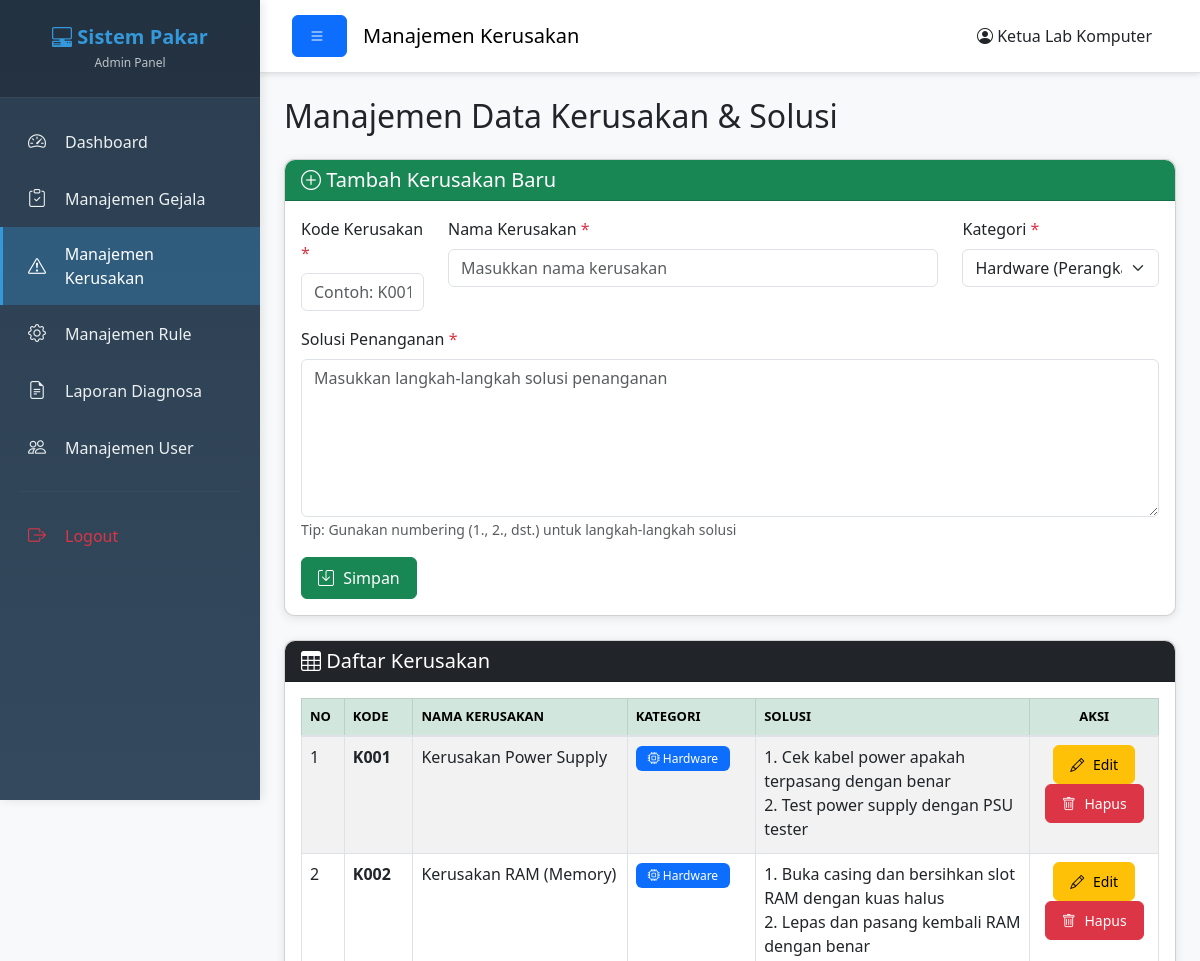
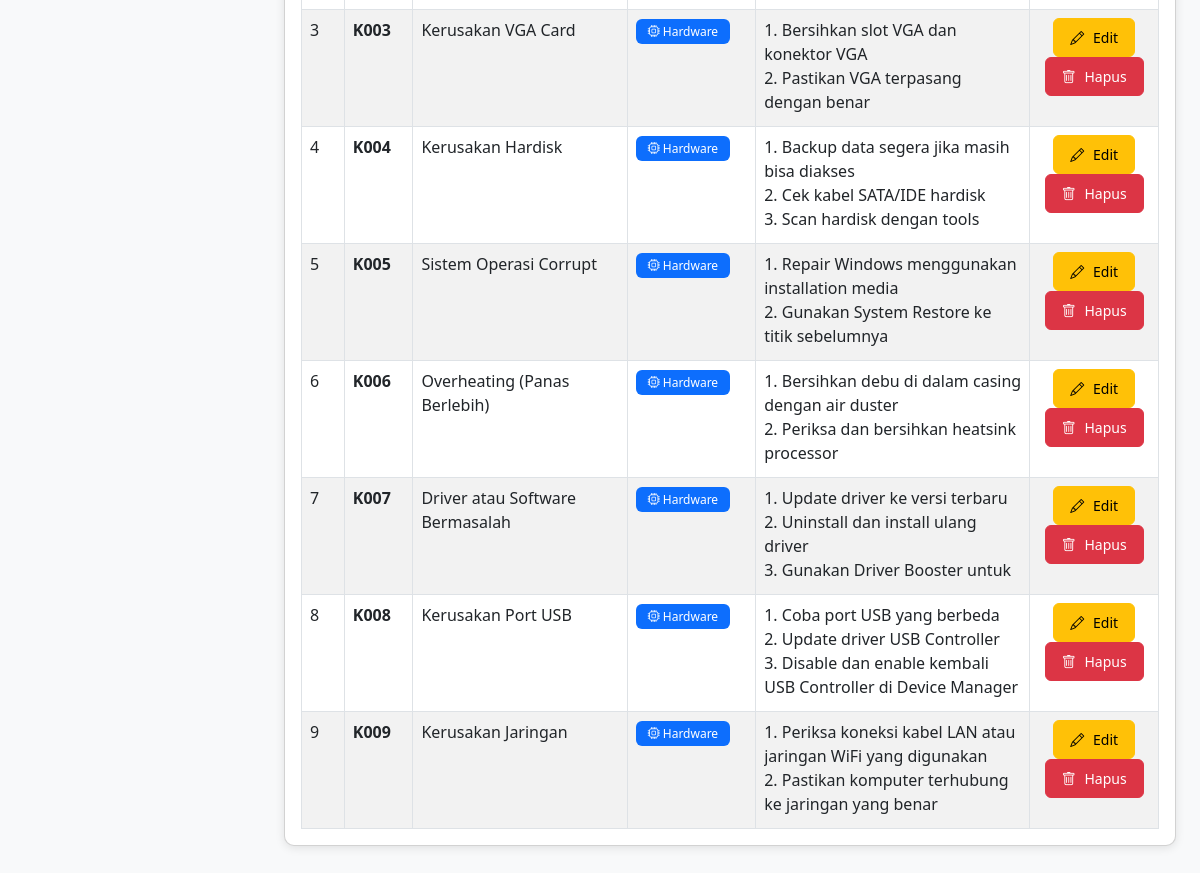
Screenshot of /Admin/kerusakan_management.php (signed in) with the database file from the repository (2 pictures, top to bottom).
### tables this page shows
CREATE TABLE `kerusakan` (
  `id_kerusakan` int(11) NOT NULL,
  `kode_kerusakan` varchar(10) NOT NULL,
  `nama_kerusakan` text NOT NULL,
  `solusi` text NOT NULL
);

### Admin/kerusakan_management.php (the view, shortened to what this page needs)
<?php
$edit_data = null;
$query_kerusakan = "SELECT * FROM kerusakan ORDER BY kode_kerusakan ASC";
$result_kerusakan = mysqli_query($koneksi, $query_kerusakan);
?>
<!DOCTYPE html>
<html lang="id">
<head>
    <link href="https://cdn.jsdelivr.net/npm/bootstrap@5.3.0/dist/css/bootstrap.min.css" rel="stylesheet">
    <link rel="stylesheet" href="https://cdn.jsdelivr.net/npm/bootstrap-icons@1.10.0/font/bootstrap-icons.css">
    <link rel="stylesheet" href="../Assets/css/style.css?v=20260713">
</head>
<body>
    <div class="wrapper">
        <?php include 'sidebar_admin.php'; ?>
        <div class="main-content">
            <nav class="navbar navbar-expand-lg navbar-light bg-white border-bottom">
                <div class="container-fluid">
                    <button class="btn btn-primary" id="sidebarToggle">
                        <i class="bi bi-list"></i>
                    </button>
                    <span class="navbar-brand mb-0 h1 ms-3">Manajemen Kerusakan</span>
                    <div class="ms-auto">
                        <span class="me-3">
                            <i class="bi bi-person-circle"></i> <?php echo $_SESSION['nama_lengkap']; ?>
                        </span>
                    </div>
                </div>
            </nav>
            <div class="container-fluid p-4">
                <h2 class="mb-4">Manajemen Data Kerusakan & Solusi</h2>
                <div class="card shadow mb-4">
                    <div class="card-header bg-success text-white">
                        <h5 class="mb-0">
                            <i class="bi bi-plus-circle"></i>
                            <?php echo $edit_data ? 'Edit Kerusakan' : 'Tambah Kerusakan Baru'; ?>
                        </h5>
                    </div>
                    <div class="card-body">
                        <form method="POST" action="" id="formKerusakan">
                            <div class="row">
                                <div class="col-md-2 mb-3">
                                    <label for="kode_kerusakan" class="form-label">Kode Kerusakan <span class="text-danger">*</span></label>
                                    <input type="text" class="form-control" id="kode_kerusakan" name="kode_kerusakan"
                                           value="<?php echo $edit_data ? $edit_data['kode_kerusakan'] : ''; ?>"
                                           placeholder="Contoh: K001" required>
                                </div>
                                <div class="col-md-7 mb-3">
                                    <label for="nama_kerusakan" class="form-label">Nama Kerusakan <span class="text-danger">*</span></label>
                                    <input type="text" class="form-control" id="nama_kerusakan" name="nama_kerusakan"
                                           value="<?php echo $edit_data ? $edit_data['nama_kerusakan'] : ''; ?>"
                                           placeholder="Masukkan nama kerusakan" required>
                                </div>
                                <div class="col-md-3 mb-3">
                                    <label for="kategori" class="form-label">Kategori <span class="text-danger">*</span></label>
                                    <select class="form-select" id="kategori" name="kategori" required>
                                        <option value="Hardware" <?php echo ($edit_data && isset($edit_data['kategori']) && $edit_data['kategori'] == 'Hardware') ? 'selected' : ''; ?>>Hardware (Perangkat Keras)</option>
                                    </select>
                                </div>
                            </div>
                            <div class="mb-3">
                                <label for="solusi" class="form-label">Solusi Penanganan <span class="text-danger">*</span></label>
                                <textarea class="form-control" id="solusi" name="solusi"
                                          rows="6" placeholder="Masukkan langkah-langkah solusi penanganan" required><?php echo $edit_data ? $edit_data['solusi'] : ''; ?></textarea>
                                <small class="text-muted">Tip: Gunakan numbering (1., 2., dst.) untuk langkah-langkah solusi</small>
                            </div>
                            <div class="d-flex gap-2">
                                <button type="submit" class="btn btn-success">
                                    <i class="bi bi-save"></i> <?php echo $edit_data ? 'Update' : 'Simpan'; ?>
                                </button>
                            </div>
                        </form>
                    </div>
                </div>
                <div class="card shadow">
                    <div class="card-header bg-dark text-white">
                        <h5 class="mb-0"><i class="bi bi-table"></i> Daftar Kerusakan</h5>
                    </div>
                    <div class="card-body">
                        <div class="table-responsive">
                            <table class="table table-striped table-hover table-bordered">
                                <thead class="table-success">
                                    <tr>
                                        <th width="5%">No</th>
                                        <th width="8%">Kode</th>
                                        <th width="25%">Nama Kerusakan</th>
                                        <th width="15%">Kategori</th>
                                        <th width="32%">Solusi</th>
                                        <th width="15%" class="text-center">Aksi</th>
                                    </tr>
                                </thead>
                                <tbody>
                                    <?php
                                    if (mysqli_num_rows($result_kerusakan) > 0):
                                        $no = 1;
                                        while($row = mysqli_fetch_assoc($result_kerusakan)):
                                    ?>
                                    <tr>
                                        <td><?php echo $no++; ?></td>
                                        <td><strong><?php echo $row['kode_kerusakan']; ?></strong></td>
                                        <td><?php echo $row['nama_kerusakan']; ?></td>
                                        <td>
                                            <?php
                                            $kat = isset($row['kategori']) && !empty($row['kategori']) ? $row['kategori'] : 'Hardware';
                                            if ($kat == 'Hardware'):
                                            ?>
                                                <span class="badge bg-primary"><i class="bi bi-cpu"></i> Hardware</span>
                                            <?php else: ?>
                                                <span class="badge bg-success"><i class="bi bi-window-stack"></i> Software</span>
                                            <?php endif; ?>
                                        </td>
                                        <td>
                                            <div style="max-height: 100px; overflow-y: auto;">
                                                <?php echo nl2br($row['solusi']); ?>
                                            </div>
                                        </td>
                                        <td class="text-center">
                                            <a href="?edit=<?php echo $row['id_kerusakan']; ?>" class="btn btn-warning btn-sm">
                                                <i class="bi bi-pencil"></i> Edit
                                            </a>
                                            <a href="?action=delete&id=<?php echo $row['id_kerusakan']; ?>"
                                               class="btn btn-danger btn-sm btn-delete"
                                               onclick="return confirm('Yakin ingin menghapus kerusakan ini?');">
                                                <i class="bi bi-trash"></i> Hapus
                                            </a>
                                        </td>
                                    </tr>
                                    <?php
                                        endwhile;
                                    endif; ?>
                                </tbody>
                            </table>
                        </div>
                    </div>
                </div>
            </div>
        </div>
    </div>
</body>
</html>

### Assets/css/style.css (style rules this page uses)
* { margin: 0; padding: 0; box-sizing: border-box; }
body { font-family: "Segoe UI", Tahoma, Geneva, Verdana, sans-serif; background-color: #f8f9fa; }
.wrapper { display: flex; width: 100%; min-height: 100vh; }
.main-content { flex: 1; margin-left: 260px; transition: margin-left 0.3s ease, opacity 0.3s ease, transform 0.3s ease; background-color: #f8f9fa; }
.navbar { box-shadow: 0 2px 5px rgba(0, 0, 0, 0.1); padding: 15px 20px; }
.card { border-radius: 10px; margin-bottom: 20px; transition: transform 0.3s ease, box-shadow 0.3s ease; }
.card-header { border-radius: 10px 10px 0 0 !important; font-weight: 600; }
.table { margin-bottom: 0; }
.table thead th { font-weight: 600; text-transform: uppercase; font-size: 13px; border-bottom: 2px solid #dee2e6; }
.btn { border-radius: 6px; padding: 8px 16px; font-weight: 500; transition: all 0.3s ease; }
.btn i { margin-right: 5px; }
.badge { padding: 6px 12px; font-weight: 500; border-radius: 6px; }
.shadow { box-shadow: 0 2px 10px rgba(0, 0, 0, 0.1) !important; }

### rows the page displays
kerusakan: kode_kerusakan "K001", nama_kerusakan "Kerusakan Power Supply", solusi "1. Cek kabel power apakah terpasang dengan benar 2. Test power supply dengan PSU tester"
kerusakan: kode_kerusakan "K002", nama_kerusakan "Kerusakan RAM (Memory)", solusi "1. Buka casing dan bersihkan slot RAM dengan kuas halus 2. Lepas dan pasang kembali RAM dengan benar"
kerusakan: kode_kerusakan "K003", nama_kerusakan "Kerusakan VGA Card", solusi "1. Bersihkan slot VGA dan konektor VGA 2. Pastikan VGA terpasang dengan benar"
kerusakan: kode_kerusakan "K004", nama_kerusakan "Kerusakan Hardisk", solusi "1. Backup data segera jika masih bisa diakses 2. Cek kabel SATA/IDE hardisk 3. Scan hardisk dengan tools…"
kerusakan: kode_kerusakan "K005", nama_kerusakan "Sistem Operasi Corrupt", solusi "1. Repair Windows menggunakan installation media 2. Gunakan System Restore ke titik sebelumnya"
kerusakan: kode_kerusakan "K006", nama_kerusakan "Overheating (Panas Berlebih)", solusi "1. Bersihkan debu di dalam casing dengan air duster 2. Periksa dan bersihkan heatsink processor"
kerusakan: kode_kerusakan "K007", nama_kerusakan "Driver atau Software Bermasalah", solusi "1. Update driver ke versi terbaru 2. Uninstall dan install ulang driver 3. Gunakan Driver Booster untuk…"
kerusakan: kode_kerusakan "K008", nama_kerusakan "Kerusakan Port USB", solusi "1. Coba port USB yang berbeda 2. Update driver USB Controller 3. Disable dan enable kembali USB Controller di Device Manager"
kerusakan: kode_kerusakan "K009", nama_kerusakan "Kerusakan Jaringan", solusi "1. Periksa koneksi kabel LAN atau jaringan WiFi yang digunakan 2. Pastikan komputer terhubung ke jaringan yang benar"

### other values shown
$_SESSION['nama_lengkap'] "Ketua Lab Komputer"
